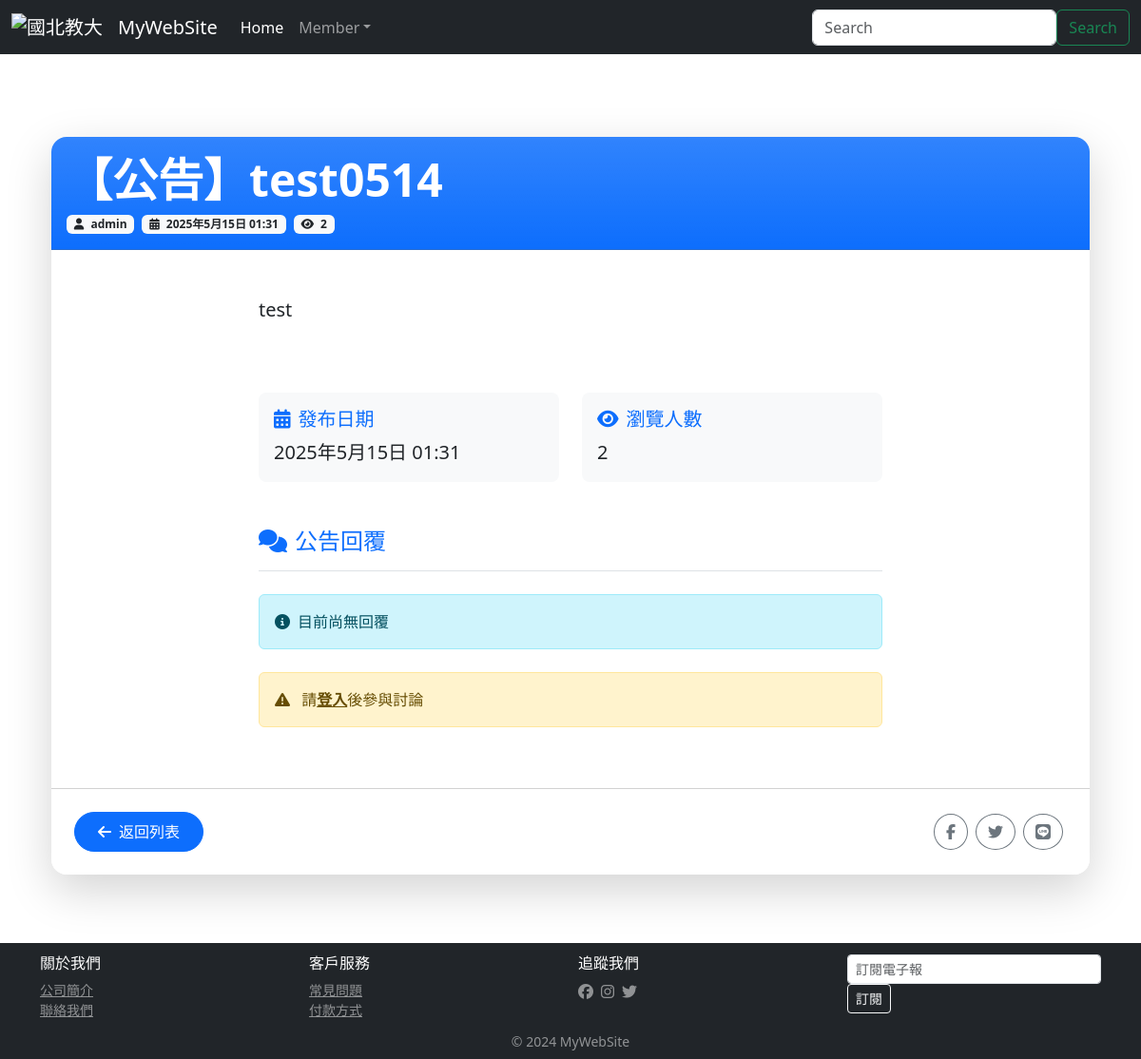
Screenshot of /news/detail/3/ with the database file from the repository.
### news/models.py (models this page shows, shortened)
class NewsUnit(models.Model):
    category = models.ForeignKey(Category, on_delete=models.PROTECT, null=True)
    author = models.CharField(max_length=20, null=False)
    title = models.CharField(max_length=100, null=False)
    content = models.TextField(null=False)
    pub_date = models.DateTimeField(auto_now_add=True)
    is_show = models.BooleanField(default=False)
    click_count = models.IntegerField(default=0)
    image = models.ImageField(upload_to='news_images/', null=True, blank=True)
    link = models.URLField(null=True, blank=True)

class Category(models.Model):
    title = models.CharField(max_length=255, default='')
    def __str__(self):
        return self.title

### news/views.py (the view)
# urls.py: path('news/detail/<int:detail_id>/', newsViews.detail, name='detail'),
def detail(request, detail_id=None):
    newsItem = get_object_or_404(NewsUnit, id=detail_id)
    newsItem.click_count += 1
    newsItem.save()
    news_replies = NewsReply.objects.filter(news=newsItem).order_by('-created_at')
    return render(request, 'news/detail.html', locals())

### templates/news/detail.html (shortened to what this page needs)
{% extends "base.html" %}
{% block title %}{{ newsItem.title }} - 新聞公告詳情{% endblock %}
{% block content %}
<div class="container py-5">
    <div class="card shadow-lg border-0 rounded-4 mb-4 overflow-hidden">
        <div class="card-header bg-gradient bg-primary text-white py-3">
            <h1 class="display-5 fw-bold mb-0">【{{ newsItem.category }}】{{ newsItem.title }}</h1>
            <div class="d-flex align-items-center mt-2">
                <span class="badge bg-light text-dark me-2">
                    <i class="fas fa-user me-1"></i> {{ newsItem.author }}
                </span>
                <span class="badge bg-light text-dark me-2">
                    <i class="fas fa-calendar-alt me-1"></i> {{ newsItem.pub_date }}
                </span>
                <span class="badge bg-light text-dark">
                    <i class="fas fa-eye me-1"></i> {{ newsItem.click_count }}
                </span>
            </div>
        </div>
        <div class="card-body p-4 p-lg-5">
            <div class="row">
                <div class="col-lg-8 col-md-10 mx-auto">
                    <div class="news-content mb-5 fs-5">
                        {{ newsItem.content|linebreaks }}
                    </div>
                    <div class="row g-4 mt-4">
                        <div class="col-md-6">
                            <div class="card h-100 border-0 bg-light rounded-3">
                                <div class="card-body">
                                    <h5 class="card-title text-primary">
                                        <i class="fas fa-calendar-alt me-2"></i>發布日期
                                    </h5>
                                    <p class="card-text fs-5">{{ newsItem.pub_date }}</p>
                                </div>
                            </div>
                        </div>
                        <div class="col-md-6">
                            <div class="card h-100 border-0 bg-light rounded-3">
                                <div class="card-body">
                                    <h5 class="card-title text-primary">
                                        <i class="fas fa-eye me-2"></i>瀏覽人數
                                    </h5>
                                    <p class="card-text fs-5">{{ newsItem.click_count }}</p>
                                </div>
                            </div>
                        </div>
                    </div>
                    <div id="reply" class="mt-5">
                        <h4 class="text-primary border-bottom pb-3 mb-4">
                            <i class="fas fa-comments me-2"></i>公告回覆
                        </h4>
                        <div class="mb-4">
                            {% if news_replies %}
                                {% for reply in news_replies %}
                                <div class="card mb-3 shadow-sm">
                                    <div class="card-header bg-light d-flex justify-content-between align-items-center">
                                        <div>
                                            <i class="fas fa-user-circle me-2"></i>
                                            <strong>{{ reply.user.username }}</strong>
                                        </div>
                                        <small class="text-muted">{{ reply.created_at|date:"Y-m-d H:i" }}</small>
                                    </div>
                                    <div class="card-body">
                                        <p class="card-text">{{ reply.content }}</p>
                                        {% if user.is_staff or user.id == reply.user.id %}
                                        <div class="text-end mt-2">
                                            <a href="javascript:void(0)" class="btn btn-sm btn-outline-danger"
                                               onclick="if(confirm('確定要刪除此回覆嗎?')) window.location.href='/news/reply/{{ reply.id }}/delete/'">
                                                <i class="fas fa-trash-alt me-1"></i>刪除
                                            </a>
                                        </div>
                                        {% endif %}
                                    </div>
                                </div>
                                {% endfor %}
                            {% else %}
                                <div class="alert alert-info">
                                    <i class="fas fa-info-circle me-2"></i>目前尚無回覆
                                </div>
                            {% endif %}
                        </div>
                        {% if user.is_authenticated %}
                        <div class="card border-0 shadow-sm">
                            <div class="card-header bg-light">
                                <h5 class="mb-0">
                                    <i class="fas fa-reply me-2"></i>新增回覆
                                </h5>
                            </div>
                            <div class="card-body">
                                <form method="post" action="/news/{{ newsItem.id }}/reply/">
                                    {% csrf_token %}
                                    <div class="mb-3">
                                        <textarea class="form-control" name="content" rows="3" placeholder="請輸入您的回覆..." required></textarea>
                                    </div>
                                    <div class="text-end">
                                        <button type="submit" class="btn btn-primary">
                                            <i class="fas fa-paper-plane me-2"></i>發送回覆
                                        </button>
                                    </div>
                                </form>
                            </div>
                        </div>
                        {% else %}
                        <div class="alert alert-warning">
                            <i class="fas fa-exclamation-triangle me-2"></i>
                            請<a href="/accounts/login/?next={{ request.path }}" class="alert-link">登入</a>後參與討論
                        </div>
                        {% endif %}
                    </div>
                </div>
            </div>
        </div>
        <div class="card-footer bg-white p-4">
            <div class="d-flex justify-content-between align-items-center flex-wrap">
                <a href="/news/" class="btn btn-primary rounded-pill px-4 py-2">
                    <i class="fas fa-arrow-left me-2"></i>返回列表
                </a>
                <div class="d-flex mt-3 mt-md-0">
                    <a href="#" class="btn btn-outline-secondary rounded-circle mx-1" title="分享至Facebook">
                        <i class="fab fa-facebook-f"></i>
                    </a>
                    <a href="#" class="btn btn-outline-secondary rounded-circle mx-1" title="分享至Twitter">
                        <i class="fab fa-twitter"></i>
                    </a>
                    <a href="#" class="btn btn-outline-secondary rounded-circle mx-1" title="分享至LINE">
                        <i class="fab fa-line"></i>
                    </a>
                </div>
            </div>
        </div>
    </div>
</div>
{% endblock %}

### static/css/style.css (style rules this page uses)
html, body { margin: 0; padding: 0; height: 100%; border: none; }
body { margin-left: 0px; margin-top: 0px; margin-right: 0px; margin-bottom: 0px; background-image: url(images/bg.gif); }

### rows the page displays
NewsUnit: category "公告", title "test0514", author "admin", pub_date "2025年5月15日 01:31", click_count "2", content "test"
